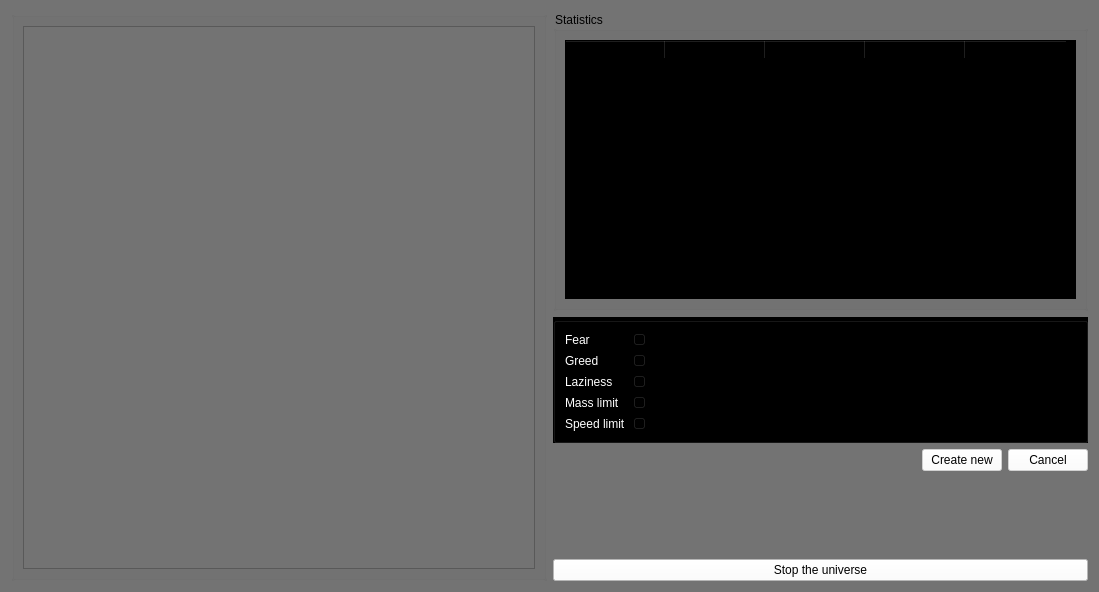
<?xml version="1.0" encoding="UTF-8"?>
<ui version="4.0">
 <class>universe_output_Window</class>
 <widget class="QDialog" name="universe_output_Window">
  <property name="geometry">
   <rect>
    <x>0</x>
    <y>0</y>
    <width>1099</width>
    <height>592</height>
   </rect>
  </property>
  <property name="windowTitle">
   <string>Biosphere simulation</string>
  </property>
  <property name="styleSheet">
   <string notr="true">
color: #000000;
background-color:#737373;</string>
  </property>
  <layout class="QHBoxLayout" name="horizontalLayout">
   <item>
    <layout class="QVBoxLayout" name="verticalLayout_2">
     <item>
      <widget class="QGroupBox" name="groupBox">
       <property name="title">
        <string/>
       </property>
       <layout class="QHBoxLayout" name="horizontalLayout_2">
        <item>
         <widget class="QGraphicsView" name="graphicsView">
          <property name="sizePolicy">
           <sizepolicy hsizetype="MinimumExpanding" vsizetype="Expanding">
            <horstretch>0</horstretch>
            <verstretch>0</verstretch>
           </sizepolicy>
          </property>
         </widget>
        </item>
       </layout>
      </widget>
     </item>
    </layout>
   </item>
   <item>
    <layout class="QVBoxLayout" name="verticalLayout">
     <item>
      <widget class="QGroupBox" name="groupBox_2">
       <property name="minimumSize">
        <size>
         <width>0</width>
         <height>300</height>
        </size>
       </property>
       <property name="styleSheet">
        <string notr="true"/>
       </property>
       <property name="title">
        <string>Statistics</string>
       </property>
       <layout class="QVBoxLayout" name="verticalLayout_3">
        <item>
         <widget class="QTableWidget" name="tableWidget">
          <property name="enabled">
           <bool>true</bool>
          </property>
          <property name="sizePolicy">
           <sizepolicy hsizetype="Expanding" vsizetype="Expanding">
            <horstretch>0</horstretch>
            <verstretch>0</verstretch>
           </sizepolicy>
          </property>
          <property name="minimumSize">
           <size>
            <width>0</width>
            <height>0</height>
           </size>
          </property>
          <property name="styleSheet">
           <string notr="true">background-color:#000000; color:#ffffff;</string>
          </property>
          <property name="selectionMode">
           <enum>QAbstractItemView::SingleSelection</enum>
          </property>
          <property name="selectionBehavior">
           <enum>QAbstractItemView::SelectRows</enum>
          </property>
          <column>
           <property name="text">
            <string>Name</string>
           </property>
           <property name="background">
            <color>
             <red>255</red>
             <green>255</green>
             <blue>255</blue>
            </color>
           </property>
           <property name="foreground">
            <brush brushstyle="SolidPattern">
             <color alpha="255">
              <red>0</red>
              <green>0</green>
              <blue>0</blue>
             </color>
            </brush>
           </property>
          </column>
          <column>
           <property name="text">
            <string>Alive</string>
           </property>
           <property name="background">
            <color>
             <red>255</red>
             <green>255</green>
             <blue>255</blue>
            </color>
           </property>
           <property name="foreground">
            <brush brushstyle="SolidPattern">
             <color alpha="255">
              <red>0</red>
              <green>0</green>
              <blue>0</blue>
             </color>
            </brush>
           </property>
          </column>
          <column>
           <property name="text">
            <string>Dead</string>
           </property>
           <property name="background">
            <color>
             <red>255</red>
             <green>255</green>
             <blue>255</blue>
            </color>
           </property>
           <property name="foreground">
            <brush brushstyle="SolidPattern">
             <color alpha="255">
              <red>0</red>
              <green>0</green>
              <blue>0</blue>
             </color>
            </brush>
           </property>
          </column>
          <column>
           <property name="text">
            <string>Mass Avr</string>
           </property>
           <property name="background">
            <color>
             <red>254</red>
             <green>254</green>
             <blue>254</blue>
            </color>
           </property>
           <property name="foreground">
            <brush brushstyle="SolidPattern">
             <color alpha="255">
              <red>0</red>
              <green>0</green>
              <blue>0</blue>
             </color>
            </brush>
           </property>
          </column>
          <column>
           <property name="text">
            <string>Mass Max</string>
           </property>
           <property name="background">
            <color>
             <red>255</red>
             <green>255</green>
             <blue>255</blue>
            </color>
           </property>
           <property name="foreground">
            <brush brushstyle="SolidPattern">
             <color alpha="255">
              <red>0</red>
              <green>0</green>
              <blue>0</blue>
             </color>
            </brush>
           </property>
          </column>
         </widget>
        </item>
       </layout>
      </widget>
     </item>
     <item>
      <layout class="QVBoxLayout" name="verticalLayout_4">
       <item>
        <widget class="QGroupBox" name="propertyGroup">
         <property name="styleSheet">
          <string notr="true">background-color:#000000; color:#ffffff;</string>
         </property>
         <property name="title">
          <string/>
         </property>
         <layout class="QFormLayout" name="formLayout">
          <item row="0" column="1">
           <widget class="QSlider" name="fearSlider">
            <property name="orientation">
             <enum>Qt::Horizontal</enum>
            </property>
           </widget>
          </item>
          <item row="1" column="0">
           <widget class="QLabel" name="label_3">
            <property name="styleSheet">
             <string notr="true">color:#ffffff</string>
            </property>
            <property name="text">
             <string>Greed</string>
            </property>
           </widget>
          </item>
          <item row="1" column="1">
           <widget class="QSlider" name="greedSlider">
            <property name="orientation">
             <enum>Qt::Horizontal</enum>
            </property>
           </widget>
          </item>
          <item row="2" column="0">
           <widget class="QLabel" name="label_4">
            <property name="styleSheet">
             <string notr="true">color:#ffffff</string>
            </property>
            <property name="text">
             <string>Laziness</string>
            </property>
           </widget>
          </item>
          <item row="2" column="1">
           <widget class="QSlider" name="lazynessSlider">
            <property name="orientation">
             <enum>Qt::Horizontal</enum>
            </property>
           </widget>
          </item>
          <item row="3" column="0">
           <widget class="QLabel" name="label_8">
            <property name="styleSheet">
             <string notr="true">color:#ffffff</string>
            </property>
            <property name="text">
             <string>Mass limit</string>
            </property>
           </widget>
          </item>
          <item row="3" column="1">
           <widget class="QSlider" name="massSlider">
            <property name="orientation">
             <enum>Qt::Horizontal</enum>
            </property>
           </widget>
          </item>
          <item row="4" column="0">
           <widget class="QLabel" name="label_9">
            <property name="styleSheet">
             <string notr="true">color:#ffffff</string>
            </property>
            <property name="text">
             <string>Speed limit</string>
            </property>
           </widget>
          </item>
          <item row="4" column="1">
           <widget class="QSlider" name="speedSlider">
            <property name="orientation">
             <enum>Qt::Horizontal</enum>
            </property>
           </widget>
          </item>
          <item row="0" column="0">
           <widget class="QLabel" name="label">
            <property name="styleSheet">
             <string notr="true">color:#ffffff</string>
            </property>
            <property name="text">
             <string>Fear</string>
            </property>
           </widget>
          </item>
         </layout>
        </widget>
       </item>
       <item>
        <layout class="QHBoxLayout" name="horizontalLayout_3">
         <item>
          <spacer name="horizontalSpacer">
           <property name="orientation">
            <enum>Qt::Horizontal</enum>
           </property>
           <property name="sizeHint" stdset="0">
            <size>
             <width>40</width>
             <height>20</height>
            </size>
           </property>
          </spacer>
         </item>
         <item>
          <widget class="QPushButton" name="createNewButton">
           <property name="enabled">
            <bool>false</bool>
           </property>
           <property name="styleSheet">
            <string notr="true">background-color:#ffffff;</string>
           </property>
           <property name="text">
            <string>Create new</string>
           </property>
          </widget>
         </item>
         <item>
          <widget class="QPushButton" name="cancelButton">
           <property name="enabled">
            <bool>false</bool>
           </property>
           <property name="styleSheet">
            <string notr="true">background-color:#ffffff;</string>
           </property>
           <property name="text">
            <string>Cancel</string>
           </property>
          </widget>
         </item>
        </layout>
       </item>
      </layout>
     </item>
     <item>
      <spacer name="verticalSpacer">
       <property name="orientation">
        <enum>Qt::Vertical</enum>
       </property>
       <property name="sizeHint" stdset="0">
        <size>
         <width>20</width>
         <height>40</height>
        </size>
       </property>
      </spacer>
     </item>
     <item>
      <widget class="QPushButton" name="stop_universe">
       <property name="sizePolicy">
        <sizepolicy hsizetype="Minimum" vsizetype="Preferred">
         <horstretch>0</horstretch>
         <verstretch>0</verstretch>
        </sizepolicy>
       </property>
       <property name="minimumSize">
        <size>
         <width>0</width>
         <height>0</height>
        </size>
       </property>
       <property name="styleSheet">
        <string notr="true">background-color:#ffffff;</string>
       </property>
       <property name="text">
        <string>Stop the universe</string>
       </property>
      </widget>
     </item>
    </layout>
   </item>
  </layout>
 </widget>
 <resources/>
 <connections/>
</ui>
